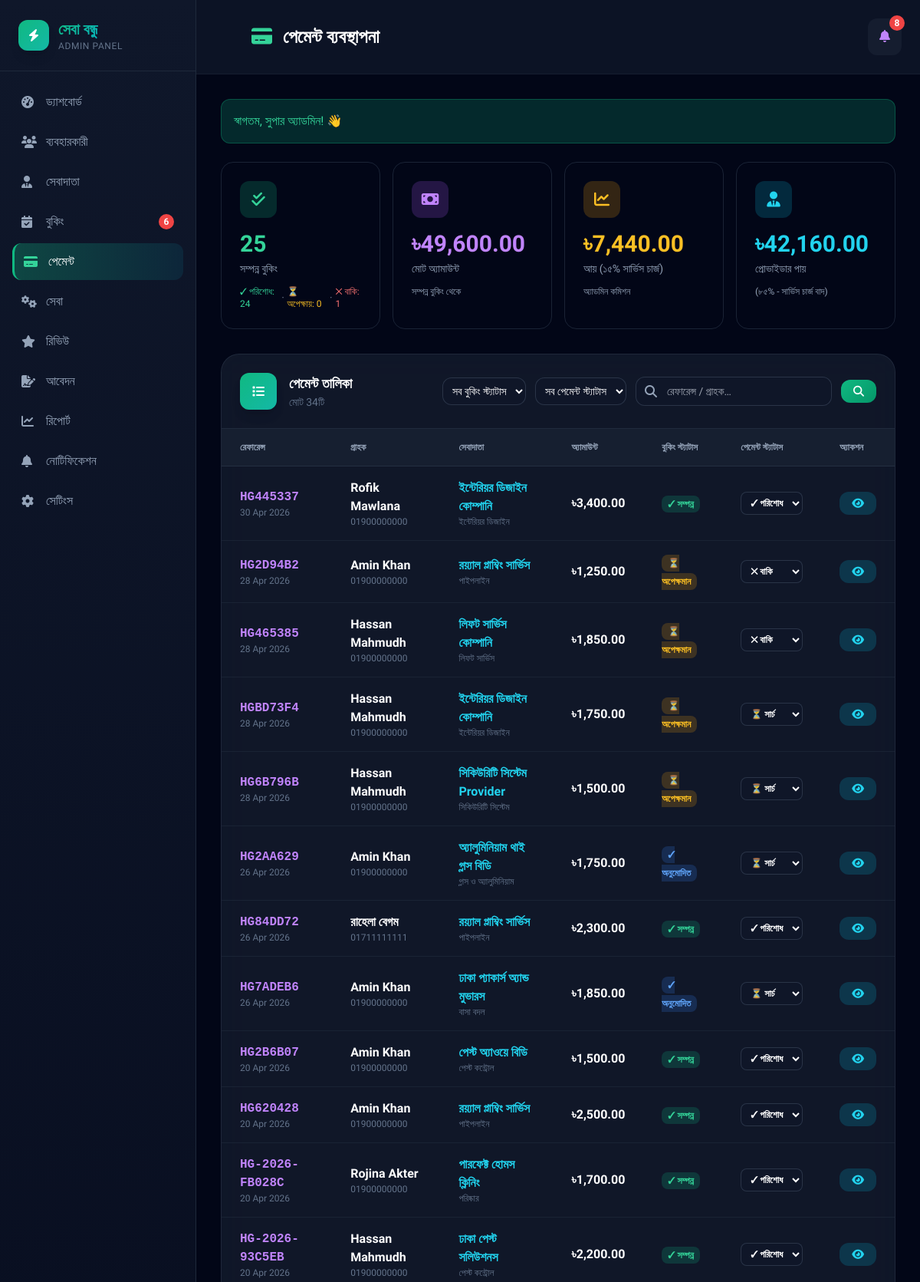
/admin/payments.php (signed in, upper part), run on the app's committed database.
### tables this page shows
CREATE TABLE `bookings` (
  `id` int(10) UNSIGNED NOT NULL,
  `ref_code` varchar(20) NOT NULL,
  `customer_id` int(10) UNSIGNED NOT NULL,
  `provider_id` int(10) UNSIGNED NOT NULL,
  `service_type` varchar(80) NOT NULL,
  `preferred_date` date NOT NULL,
  `time_start` time NOT NULL,
  `time_end` time NOT NULL,
  `address` text NOT NULL,
  `description` text DEFAULT NULL,
  `status` enum('Pending','Approved','Completed','Cancelled') NOT NULL DEFAULT 'Pending',
  `provider_note` text DEFAULT NULL,
  `created_at` timestamp NOT NULL DEFAULT current_timestamp(),
  `payment_method` enum('ssl','mobile_banking','cash_on_delivery') DEFAULT NULL,
  `payment_status` enum('unpaid','paid','pending_verification') DEFAULT 'unpaid',
  `payment_code` varchar(20) DEFAULT NULL,
  `service_charge` int(11) DEFAULT 0,
  `price_range` varchar(50) DEFAULT NULL,
  `estimated_price` int(11) DEFAULT 0,
  `revenue` int(11) DEFAULT 0,
  `amount` decimal(10,2) DEFAULT NULL,
  `is_read` tinyint(4) DEFAULT 0
);

CREATE TABLE `users` (
  `id` int(10) UNSIGNED NOT NULL,
  `name` varchar(120) NOT NULL,
  `email` varchar(191) NOT NULL,
  `password` varchar(255) NOT NULL,
  `phone` varchar(30) DEFAULT NULL,
  `role` enum('customer','provider','admin') NOT NULL DEFAULT 'customer',
  `avatar` varchar(255) DEFAULT NULL,
  `created_at` timestamp NOT NULL DEFAULT current_timestamp(),
  `photo` varchar(255) DEFAULT NULL
);

CREATE TABLE `providers` (
  `id` int(10) UNSIGNED NOT NULL,
  `user_id` int(10) UNSIGNED NOT NULL,
  `company_name` varchar(180) NOT NULL,
  `service_type` varchar(80) NOT NULL,
  `city` varchar(80) NOT NULL,
  `about` text DEFAULT NULL,
  `price_range` varchar(80) NOT NULL DEFAULT '৳৫০০–৳২০০০',
  `service_charge` int(11) DEFAULT 300,
  `work_start` time NOT NULL DEFAULT '09:00:00',
  `work_end` time NOT NULL DEFAULT '18:00:00',
  `rating` decimal(3,2) NOT NULL DEFAULT 5.00,
  `review_count` int(10) UNSIGNED NOT NULL DEFAULT 0,
  `available` tinyint(1) NOT NULL DEFAULT 1,
  `verified` tinyint(1) NOT NULL DEFAULT 0,
  `emoji` varchar(10) NOT NULL DEFAULT '?',
  `created_at` timestamp NOT NULL DEFAULT current_timestamp(),
  `photo` varchar(255) DEFAULT NULL,
  `price_min` int(11) DEFAULT 500,
  `price_max` int(11) DEFAULT 2000
);

CREATE TABLE `service_categories` (
  `id` int(10) UNSIGNED NOT NULL,
  `name_en` varchar(80) NOT NULL,
  `name_bn` varchar(100) NOT NULL,
  `emoji` varchar(10) NOT NULL DEFAULT '?',
  `description` text DEFAULT NULL,
  `manpower` int(11) DEFAULT 1,
  `active` tinyint(1) NOT NULL DEFAULT 1,
  `sort_order` smallint(6) NOT NULL DEFAULT 0,
  `created_at` timestamp NOT NULL DEFAULT current_timestamp()
);

### admin/payments.php (the view, shortened to what the rows shown need)
<?php
require_once __DIR__ . '/../includes/config.php';
$where = ['1=1'];
$params = [];
$wh = 'WHERE ' . implode(' AND ', $where);
$stmt = db()->prepare("SELECT b.*, u.name cname, u.phone cphone, u.email cemail, pr.company_name, pr.service_type, pr.city FROM bookings b JOIN users u ON u.id = b.customer_id JOIN providers pr ON pr.id = b.provider_id $wh ORDER BY b.created_at DESC");
$stmt->execute($params);
$payments = $stmt->fetchAll();
?>
<!DOCTYPE html>
<html lang="bn">
<head>
  <script src="https://cdn.tailwindcss.com"></script>
  <link rel="stylesheet" href="https://cdnjs.cloudflare.com/ajax/libs/font-awesome/6.4.0/css/all.min.css">
</head>
<body class="bg-slate-950 text-white min-h-screen">
<div class="lg:ml-64 min-h-screen">
  <header class="sticky top-0 z-40 glass-dark border-b border-slate-800/50">
    <div class="flex items-center justify-between p-4 md:p-6">
      <div class="hidden md:flex items-center gap-3 ml-12">
        <h1 class="text-xl md:text-2xl font-bold text-white"><i class="fas fa-credit-card mr-2 text-emerald-400"></i> পেমেন্ট ব্যবস্থাপনা</h1>
      </div>
    </div>
  </header>
  <main class="p-4 md:p-8 max-w-7xl mx-auto">
    <div class="card overflow-hidden">
      <div class="overflow-x-auto">
        <table class="w-full">
          <thead>
            <tr class="bg-slate-800/50 border-b border-slate-700/50">
              <th class="px-6 py-4 text-left text-xs font-semibold text-slate-400 uppercase">রেফারেন্স</th>
              <th class="px-6 py-4 text-left text-xs font-semibold text-slate-400 uppercase">গ্রাহক</th>
              <th class="px-6 py-4 text-left text-xs font-semibold text-slate-400 uppercase">সেবাদাতা</th>
              <th class="px-6 py-4 text-left text-xs font-semibold text-slate-400 uppercase">অ্যামাউন্ট</th>
              <th class="px-6 py-4 text-left text-xs font-semibold text-slate-400 uppercase">বুকিং স্ট্যাটাস</th>
              <th class="px-6 py-4 text-left text-xs font-semibold text-slate-400 uppercase">পেমেন্ট স্ট্যাটাস</th>
              <th class="px-6 py-4 text-left text-xs font-semibold text-slate-400 uppercase">অ্যাকশন</th>
            </tr>
          </thead>
          <tbody class="divide-y divide-slate-700/30">
            <?php if (empty($payments)): ?>
              <tr><td colspan="7" class="px-6 py-12 text-center text-slate-500"><i class="fas fa-credit-card text-4xl mb-3"></i><p>কোনো পেমেন্ট পাওয়া যায়নি।</p></td></tr>
            <?php else: foreach ($payments as $p): ?>
              <tr class="hover:bg-slate-800/30 transition-all">
                <td class="px-6 py-4">
                  <div class="font-mono font-bold text-purple-400"><?= e($p['ref_code']) ?></div>
                  <div class="text-xs text-slate-500"><?= date('d M Y', strtotime($p['created_at'])) ?></div>
                </td>
                <td class="px-6 py-4">
                  <div class="font-semibold"><?= e($p['cname']) ?></div>
                  <div class="text-xs text-slate-500"><?= e($p['cphone'] ?? '') ?></div>
                </td>
                <td class="px-6 py-4">
                  <div class="font-semibold text-cyan-400"><?= e($p['company_name']) ?></div>
                  <div class="text-xs text-slate-500"><?= svcLabel($p['service_type']) ?></div>
                </td>
                <?php
                  $displayAmt = $p['amount'] ?? $p['estimated_price'] ?? 0;
                ?>
                <td class="px-6 py-4">
                  <div class="font-bold">৳<?= number_format((float)$displayAmt, 2) ?></div>
                </td>
                <td class="px-6 py-4">
                  <?php
                  $statusConfig = [
                    'Completed' => ['bg-emerald-500/20 text-emerald-400', '✓ সম্পন্ন'],
                    'Approved' => ['bg-blue-500/20 text-blue-400', '✓ অনুমোদিত'],
                    'Pending' => ['bg-amber-500/20 text-amber-400', '⏳ অপেক্ষমান'],
                    'Cancelled' => ['bg-red-500/20 text-red-400', '✕ বাতিল'],
                  ];
                  $bs = $statusConfig[$p['status']] ?? ['bg-slate-500/20 text-slate-400', $p['status']];
                  ?>
                  <span class="px-2 py-1 rounded-lg text-xs font-bold <?= $bs[0] ?>"><?= $bs[1] ?></span>
                </td>
                <td class="px-6 py-4">
                  <?php
                  $psConfig = [
                    'paid' => ['bg-emerald-500/20 text-emerald-400', '✓ পরিশোধ'],
                    'pending_verification' => ['bg-amber-500/20 text-amber-400', '⏳ সার্চ'],
                    'unpaid' => ['bg-red-500/20 text-red-400', '✕ বাকি'],
                  ];
                  $ps = $psConfig[$p['payment_status']] ?? ['bg-slate-500/20 text-slate-400', $p['payment_status']];
                  ?>
                  <form method="POST" class="inline-flex">
                    <select name="payment_status" onchange="this.form.submit()" class="px-2 py-1.5 rounded-lg text-xs font-bold <?= $ps[0] ?> bg-transparent border-0 cursor-pointer">
                      <option value="unpaid" <?= ($p['payment_status'] ?? 'unpaid') === 'unpaid' ? 'selected' : '' ?>>✕ বাকি</option>
                      <option value="paid" <?= ($p['payment_status'] ?? 'unpaid') === 'paid' ? 'selected' : '' ?>>✓ পরিশোধ</option>
                      <option value="pending_verification" <?= ($p['payment_status'] ?? 'unpaid') === 'pending_verification' ? 'selected' : '' ?>>⏳ সার্চ</option>
                    </select>
                  </form>
                </td>
                <td class="px-6 py-4">
                  <div class="flex items-center justify-end gap-2">
                    <button onclick="showPaymentDetails(<?= (int)$p['id'] ?>, '<?= e($p['ref_code']) ?>', '<?= e($p['payment_code'] ?? '') ?>', '<?= e($p['cname']) ?>', '<?= e($p['cphone'] ?? '') ?>', '<?= e($p['cemail'] ?? '') ?>', '<?= e($p['company_name']) ?>', '<?= e($p['service_type']) ?>', '<?= e($p['city']) ?>', '<?= e($p['payment_method']) ?>', '<?= e($p['payment_status'] ?? '') ?>', '<?= date('d M Y h:i A', strtotime($p['created_at'])) ?>')" class="btn-action bg-cyan-500/20 text-cyan-400 text-sm"><i class="fas fa-eye"></i></button>
                  </div>
                </td>
              </tr>
            <?php endforeach; endif; ?>
          </tbody>
        </table>
      </div>
    </div>
  </main>
</div>
</body>
</html>

### data on the page
bookings: ref_code "HG445337", created_at "30 Apr 2026", customer.name "Rofik Mawlana", customer.phone "01900000000", provider.company_name "ইন্টেরিয়র ডিজাইন কোম্পানি", provider.name_bn "ইন্টেরিয়র ডিজাইন", amount "3,400.00", status "✓ সম্পন্ন", payment_status "✓ পরিশোধ"
bookings: ref_code "HG2D94B2", created_at "28 Apr 2026", customer.name "Amin Khan", customer.phone "01900000000", provider.company_name "রয়্যাল প্লাম্বিং সার্ভিস", service_type "পাইপলাইন", displayAmt "1,250.00", status "⏳ অপেক্ষমান", payment_status "✕ বাকি"
bookings: ref_code "HG465385", created_at "28 Apr 2026", customer.name "Hassan Mahmudh", customer.phone "01900000000", provider.company_name "লিফট সার্ভিস কোম্পানি", service_type "লিফট সার্ভিস", displayAmt "1,850.00", status "⏳ অপেক্ষমান", payment_status "✕ বাকি"
bookings: ref_code "HGBD73F4", created_at "28 Apr 2026", customer.name "Hassan Mahmudh", customer.phone "01900000000", provider.company_name "ইন্টেরিয়র ডিজাইন কোম্পানি", service_type "ইন্টেরিয়র ডিজাইন", displayAmt "1,750.00", status "⏳ অপেক্ষমান", payment_status "⏳ সার্চ"
bookings: ref_code "HG6B796B", created_at "28 Apr 2026", customer.name "Hassan Mahmudh", customer.phone "01900000000", provider.company_name "সিকিউরিটি সিস্টেম Provider", service_type "সিকিউরিটি সিস্টেম", displayAmt "1,500.00", status "⏳ অপেক্ষমান", payment_status "⏳ সার্চ"
bookings: ref_code "HG2AA629", created_at "26 Apr 2026", customer.name "Amin Khan", customer.phone "01900000000", provider.company_name "অ্যালুমিনিয়াম থাই গ্লাস বিডি", service_type "গ্লাস ও অ্যালুমিনিয়াম", amount "1,750.00", status "✓ অনুমোদিত", payment_status "⏳ সার্চ"
bookings: ref_code "HG84DD72", created_at "26 Apr 2026", customer.name "রাহেলা বেগম", customer.phone "01711111111", provider.company_name "রয়্যাল প্লাম্বিং সার্ভিস", service_type "পাইপলাইন", amount "2,300.00", status "✓ সম্পন্ন", payment_status "✓ পরিশোধ"
bookings: ref_code "HG7ADEB6", created_at "26 Apr 2026", customer.name "Amin Khan", customer.phone "01900000000", provider.company_name "ঢাকা প্যাকার্স অ্যান্ড মুভারস", service_type "বাসা বদল", amount "1,850.00", status "✓ অনুমোদিত", payment_status "⏳ সার্চ"
bookings: ref_code "HG2B6B07", created_at "20 Apr 2026", customer.name "Amin Khan", customer.phone "01900000000", provider.company_name "পেস্ট অ্যাওয়ে বিডি", service_type "পেস্ট কন্ট্রোল", amount "1,500.00", status "✓ সম্পন্ন", payment_status "✓ পরিশোধ"
bookings: ref_code "HG620428", created_at "20 Apr 2026", customer.name "Amin Khan", customer.phone "01900000000", provider.company_name "রয়্যাল প্লাম্বিং সার্ভিস", service_type "পাইপলাইন", amount "2,500.00", status "✓ সম্পন্ন", payment_status "✓ পরিশোধ"
bookings: ref_code "HG-2026-FB028C", created_at "20 Apr 2026", customer.name "Rojina Akter", customer.phone "01900000000", provider.company_name "পারফেক্ট হোমস ক্লিনিং", service_type "পরিষ্কার", amount "1,700.00", status "✓ সম্পন্ন", payment_status "✓ পরিশোধ"
bookings: ref_code "HG-2026-93C5EB", created_at "20 Apr 2026", customer.name "Hassan Mahmudh", customer.phone "01900000000", provider.company_name "ঢাকা পেস্ট সলিউশনস", service_type "পেস্ট কন্ট্রোল", amount "2,200.00", status "✓ সম্পন্ন", payment_status "✓ পরিশোধ"

### other printed values
adminPendingBookings() "6"
$unreadNotifs "8"
$flash['msg'] "স্বাগতম, সুপার অ্যাডমিন! 👋"
$paidAmount + $pendingAmount + $unpaidAmount "25"
$paidAmount "24"
$pendingAmount "0"
$unpaidAmount "1"
$completedAmount "49,600.00"
$completedRevenue "7,440.00"
$completedAmount - $completedRevenue "42,160.00"
count($payments) "34"
